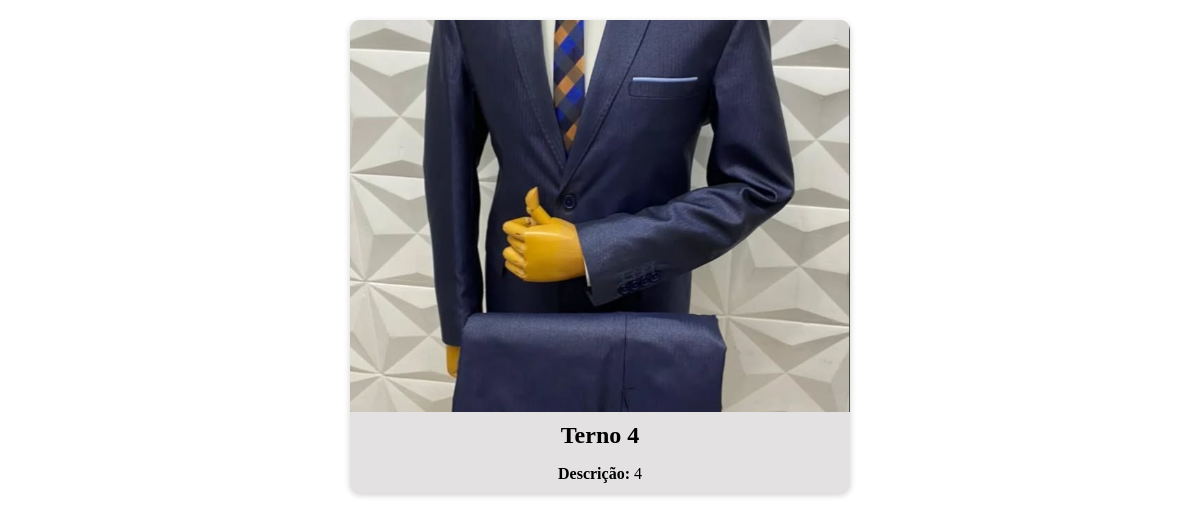
The app's page /terno/6/ with its own data.
### produtos/models.py (models this page shows)
class Terno (models.Model):
    titulo = models.CharField(max_length=50,verbose_name= 'Titulo')
    descricao= models.TextField(max_length=250,blank= True, null=True,verbose_name = 'Texto')
    tamanho= models.ManyToManyField(Tamanho,related_name='ternos')
    img = models.ImageField(upload_to='produtos/',verbose_name='Imagem 1')

### produtos/views.py (the view)
# urls.py: path('terno/<int:pk>/',TernoDetailview.as_view(), name='terno_detail'),
class TernoDetailview(DetailView):
    model=Terno
    template_name = 'teste.html'

### produtos/templates/teste.html (shortened to what this page needs)
{% block content %}
  <div class="car-card">
    {% if object.img %}
      <img src="{{ object.img.url }}" alt="{{ object.titulo }} - {{ object.descricao }} ">
    {% else %}
      <p class="no-photo">Foto não disponível</p>
    {% endif %}
    <h2>{{ object.titulo }}</h2>
    {% if object.descricao %}
      <p><strong>Descrição:</strong> {{ object.descricao }}</p>
    {% endif %}
  </div>
{% endblock %}

### produtos/templates/teste.html (style rules this page uses)
.car-card { background-color: #e3e1e1; box-shadow: 0 2px 6px rgba(0, 0, 0, 0.2); border-radius: 10px; overflow: hidden; text-align: center; transition: all 0.3s ease; max-width: 500px; margin: 20px auto 0; margin-bottom: 20px; }
.car-card img { width: 100%; height: 50%; object-fit: cover; }
.car-card h2 { font-size: 1.5rem; margin: 10px; }
.car-card p { font-size: 1rem; margin-bottom: 10px; }

### records on screen
Terno: img (picture), titulo "Terno 4", descricao "4"
